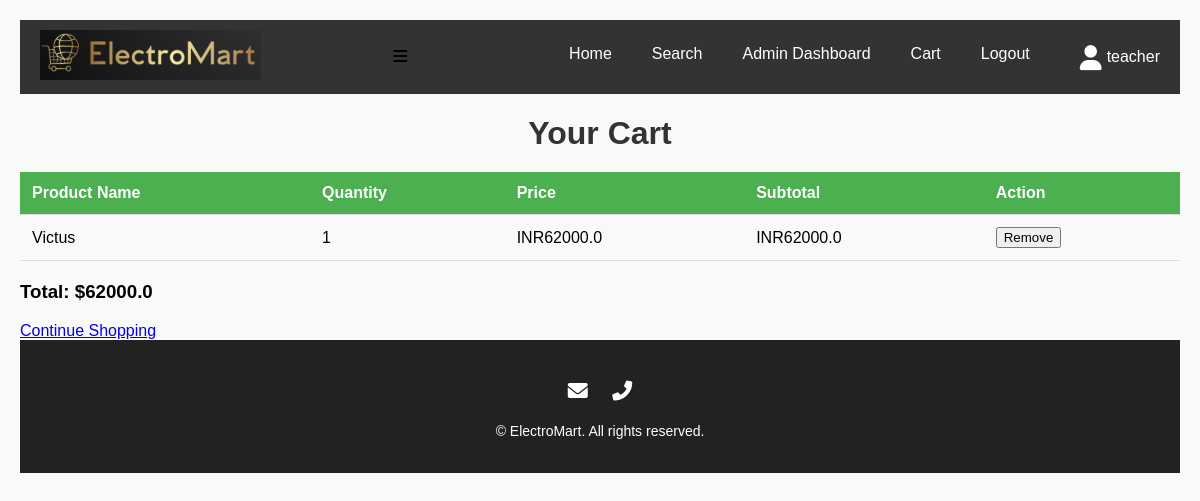
/cart (signed in), run on an earlier commit of the app's database.
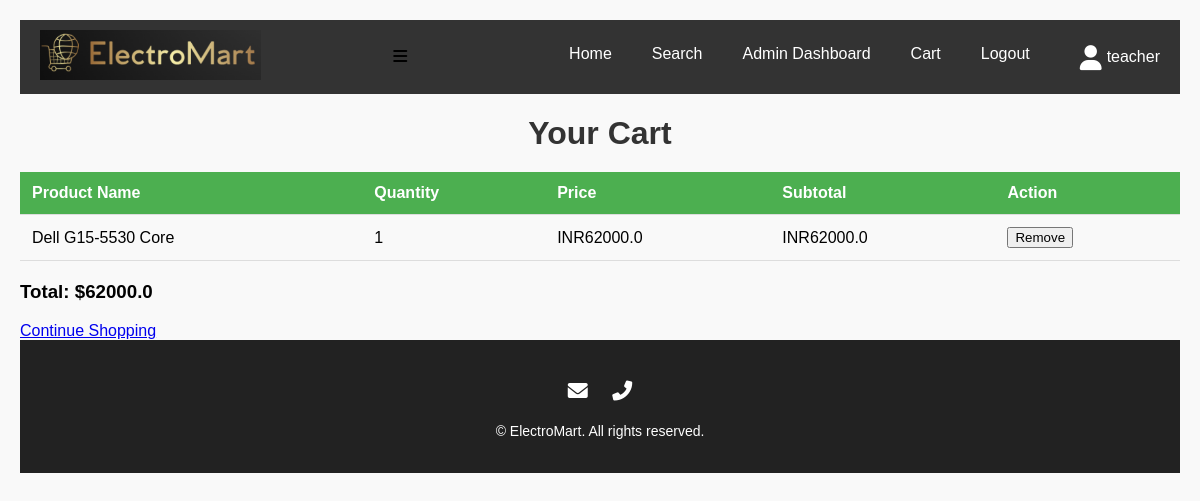
And on a later commit of the database.
### app.py (models this page shows)
class CartItem(db.Model):
    id = db.Column(db.Integer, primary_key=True)
    user_id = db.Column(db.Integer, db.ForeignKey('user.id'), nullable=False)  # Change 'users.id' to 'user.id'
    product_id = db.Column(db.Integer, db.ForeignKey('product.id'), nullable=False)  # Ensure consistency here
    quantity = db.Column(db.Integer, nullable=False, default=1)
    user = db.relationship('User', backref=db.backref('cart_items', lazy=True))
    product = db.relationship('Product', backref=db.backref('cart_items', lazy=True))

class Product(db.Model):
    __tablename__ = 'product'
    id = db.Column(db.Integer, primary_key=True)
    name = db.Column(db.String(100), nullable=False)
    category = db.Column(db.String(50), nullable=False)
    description = db.Column(db.Text, nullable=False)
    price = db.Column(db.Float, nullable=False)
    image_file = db.Column(db.String(120), nullable=False)
    admin_id = db.Column(db.Integer, db.ForeignKey('user.id'), nullable=False)  # Change 'users.id' to 'user.id'
    admin = db.relationship('User', backref='products')  # Correct relationship to 'User'

### app.py (the view)
@app.route('/cart')
@login_required
def cart():
    try:
        cart_items = CartItem.query.filter_by(user_id=current_user.id).all()
        total = sum(item.product.price * item.quantity for item in cart_items)
        return render_template('cart.html', cart_items=cart_items, total=total)
    except Exception as e:
        flash(f"Could not load cart: {str(e)}")
        return redirect(url_for('home'))

### app.py (called while the page is built)
@login_manager.user_loader
def load_user(user_id):
    return User.query.get(int(user_id))

### templates/cart.html (shortened to what this page needs)
{% extends 'base.html' %}
{% block content %}
    <h1>Your Cart</h1>
    {% if cart_items %}
        <table>
            <thead>
                <tr>
                    <th>Product Name</th>
                    <th>Quantity</th>
                    <th>Price</th>
                    <th>Subtotal</th>
                    <th>Action</th>
                </tr>
            </thead>
            <tbody>
                {% for item in cart_items %}
                <tr>
                    <td>{{ item.product.name }}</td>
                    <td>{{ item.quantity }}</td>
                    <td>INR{{ item.product.price }}</td>
                    <td>INR{{ item.product.price * item.quantity }}</td>
                    <td>
                        <form action="{{ url_for('delete_cart_item', item_id=item.id) }}" method="POST">
                            <button type="submit">Remove</button>
                        </form>
                    </td>
                </tr>
                {% endfor %}
            </tbody>
        </table>
        <h3>Total: ${{ total }}</h3>
    {% else %}
        <p>Your cart is empty.</p>
    {% endif %}
    <a href="{{ url_for('home') }}">Continue Shopping</a>
{% endblock %}

What changed in the data, as far as the page shows it:
changed through a linked row, CartItem: product.name "Victus" → "Dell G15-5530 Core"
